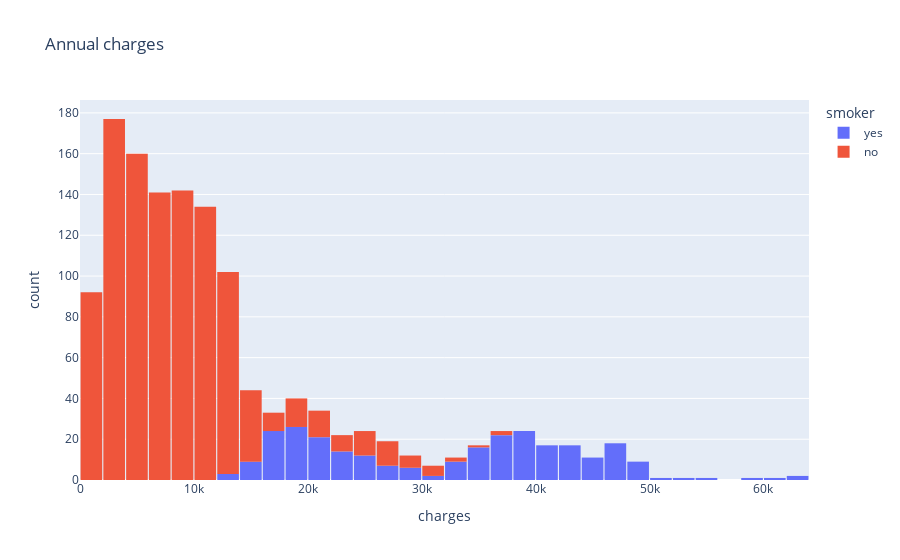

Notebook code cell kept with this figure:
### Code cell
fig = px.histogram(medical,
                   x = "charges",
                   title = "Annual charges",
                   color = "smoker")
fig.update_layout(bargap = 0.05)
fig.show()

### Figure 1 — Plotly figure (JSON) as saved in the notebook; plotly's stock layout.template omitted (floating-point values rounded to 4 significant figures; data arrays with more than 128 entries replaced by an {"elided": "..."} marker saying what was removed)
{"data": [{"bingroup": "x", "hovertemplate": "smoker=yes<br>charges=%{x}<br>count=%{y}<extra></extra>", "legendgroup": "yes", "marker": {"color": "#636efa", "pattern": {"shape": ""}}, "name": "yes", "orientation": "v", "showlegend": true, "type": "histogram", "x": {"elided": "274 float values"}, "xaxis": "x", "yaxis": "y"}, {"bingroup": "x", "hovertemplate": "smoker=no<br>charges=%{x}<br>count=%{y}<extra></extra>", "legendgroup": "no", "marker": {"color": "#EF553B", "pattern": {"shape": ""}}, "name": "no", "orientation": "v", "showlegend": true, "type": "histogram", "x": {"elided": "1064 float values"}, "xaxis": "x", "yaxis": "y"}], "layout": {"bargap": 0.05, "barmode": "relative", "legend": {"title": {"text": "smoker"}, "tracegroupgap": 0}, "title": {"text": "Annual charges"}, "xaxis": {"anchor": "y", "domain": [0, 1], "title": {"text": "charges"}}, "yaxis": {"anchor": "x", "domain": [0, 1], "title": {"text": "count"}}}}
